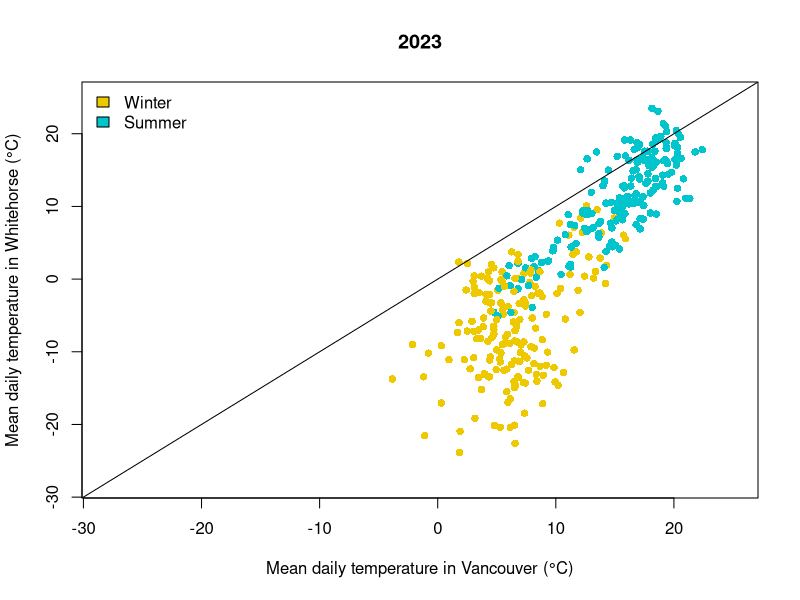

Reproduce this figure in R.
# =================================================================================
# Compare and visualize data pairs and groups within pairs
# =================================================================================
# content:
# - read daily weather data csv
# - find season
# - plot pairwise comparison
# - distinguish between different groups (winter/summer)

# set working directory
# setwd("path")

# read data
# =================================================================================
# data downloaded from https://vancouver.weatherstats.ca/download.html
van <- read.csv("weatherstats_vancouver_daily.csv") # Vancouver
wh <- read.csv("weatherstats_whitehorse_daily.csv") # Whitehorse

# get the season
get_season <- function(date){
  
  date <- as.Date(date) # make sure the input has date format
  
  ifelse(
    # if months are between Apr-Sept: summer; else: winter
    months.Date(date, abbreviate = TRUE) %in% c("Apr", "May", "Jun", "Jul", "Aug", "Sep"),
    "s", "w")
  
}

van$season <- get_season(van$date)

# =================================================================================
# Plot pairwise comparison: Vancouver vs. Whitehorse temperature
# =================================================================================
# shows relative comparison: bias, overestimation, etc.

# transform to numeric values to plot the season
van$season_num <- ifelse(van$season == "w", 1, 2)
# 1: winter, 2: summer

# pdf("comp_van_wh.pdf", width = 5, height = 5) # save as pdf

plot(van$avg_temperature, wh$avg_temperature, # x, y
     xlab = "Mean daily temperature in Vancouver (°C)",
     ylab = "Mean daily temperature in Whitehorse (°C)",
     pch = 16, # filled points
     col = c("gold2", "turquoise3")[van$season_num], # color according to season
     xlim = c(-28, 25), ylim = c(-28, 25),
     main = "2023")

abline(coef = c(0,1)) # add diagonal line to plot

legend("topleft",
       legend = c("Winter", "Summer"),
       fill = c("gold2", "turquoise3"),
       bty = "n" # no box around the legend
       )

# dev.off() # close/write plot
